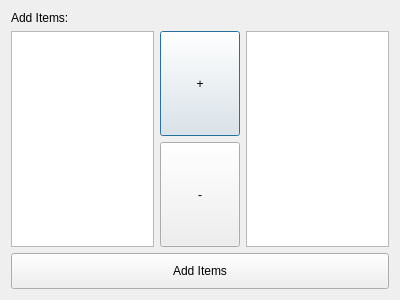
<?xml version="1.0" encoding="UTF-8"?>
<ui version="4.0">
 <class>AddItemsDialog</class>
 <widget class="QDialog" name="AddItemsDialog">
  <property name="geometry">
   <rect>
    <x>0</x>
    <y>0</y>
    <width>400</width>
    <height>300</height>
   </rect>
  </property>
  <property name="windowTitle">
   <string>Add Items</string>
  </property>
  <layout class="QVBoxLayout" name="verticalLayout">
   <item>
    <layout class="QVBoxLayout" name="main_layout">
     <item>
      <widget class="QLabel" name="label_add_items">
       <property name="text">
        <string>Add Items:</string>
       </property>
      </widget>
     </item>
     <item>
      <layout class="QHBoxLayout" name="item_view">
       <item>
        <widget class="QListWidget" name="added_items_view">
         <property name="selectionMode">
          <enum>QAbstractItemView::ExtendedSelection</enum>
         </property>
        </widget>
       </item>
       <item>
        <layout class="QVBoxLayout" name="layout_item_buttons">
         <item>
          <widget class="QPushButton" name="button_add_items_database">
           <property name="sizePolicy">
            <sizepolicy hsizetype="Minimum" vsizetype="Expanding">
             <horstretch>0</horstretch>
             <verstretch>0</verstretch>
            </sizepolicy>
           </property>
           <property name="text">
            <string>+</string>
           </property>
          </widget>
         </item>
         <item>
          <widget class="QPushButton" name="button_remove_items_database">
           <property name="sizePolicy">
            <sizepolicy hsizetype="Minimum" vsizetype="Expanding">
             <horstretch>0</horstretch>
             <verstretch>0</verstretch>
            </sizepolicy>
           </property>
           <property name="text">
            <string>-</string>
           </property>
          </widget>
         </item>
        </layout>
       </item>
       <item>
        <widget class="QListWidget" name="items_database_view">
         <property name="selectionMode">
          <enum>QAbstractItemView::ExtendedSelection</enum>
         </property>
        </widget>
       </item>
      </layout>
     </item>
     <item>
      <widget class="QPushButton" name="button_add_items">
       <property name="minimumSize">
        <size>
         <width>0</width>
         <height>36</height>
        </size>
       </property>
       <property name="text">
        <string>Add Items</string>
       </property>
      </widget>
     </item>
    </layout>
   </item>
  </layout>
 </widget>
 <resources/>
 <connections/>
</ui>
